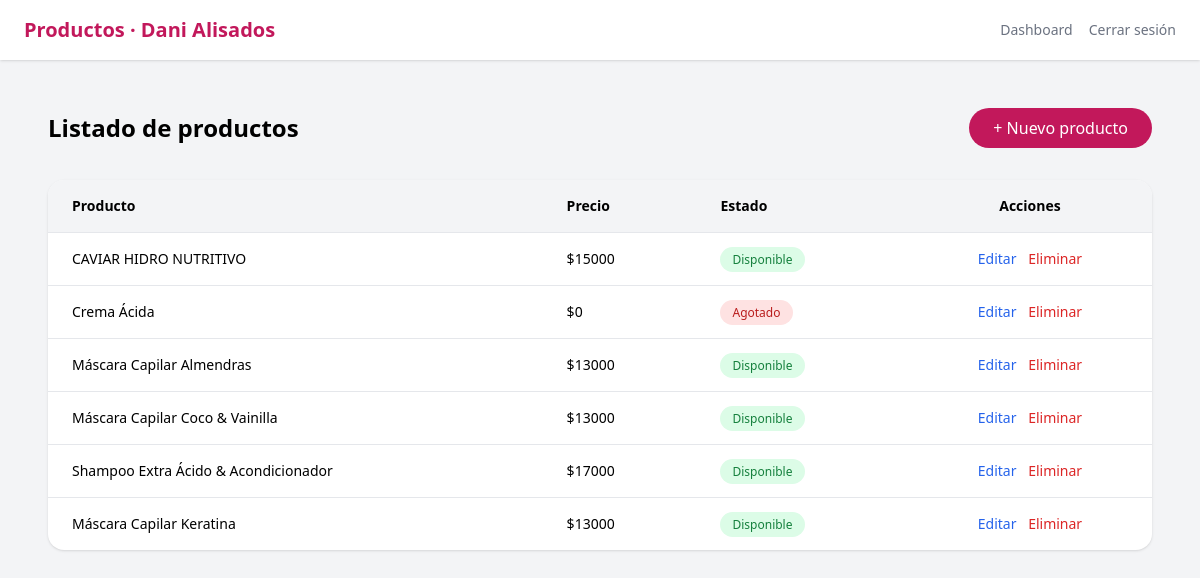
The page /dashboard/productos/ (signed in) on the database its author committed.
### productos/models.py (models this page shows, shortened)
class Producto(models.Model):
    nombre = models.CharField(max_length=100)
    descripcion = models.TextField()
    precio = models.IntegerField()
    imagen = models.ImageField(upload_to='productos/', blank=True, null=True)
    disponible = models.BooleanField(default=True)

### dashboard/views.py (the view)
# urls.py: path('productos/', views.productos_list, name='productos'),
@login_required
def productos_list(request):
    if not request.user.is_staff:
        return redirect('dashboard:productos')
    productos = Producto.objects.all()
    return render(request, 'dashboard/productos_list.html', {
        'productos': productos
    })

### dashboard/templates/dashboard/productos_list.html (shortened to what this page needs)
{% load static %}
<!DOCTYPE html>
<html lang="es">
<head>
  <script src="https://cdn.tailwindcss.com"></script>
</head>
<body class="bg-gray-100 min-h-screen">
  <header class="bg-white shadow px-6 py-4 flex justify-between items-center">
    <h1 class="text-xl font-bold text-rosa">
      Productos · Dani Alisados
    </h1>
    <div class="flex gap-4">
      <a href="{% url 'dashboard:dashboard' %}" class="text-sm text-gray-500 hover:text-rosa">
        Dashboard
      </a>
      <a href="{% url 'logout' %}" class="text-sm text-gray-500 hover:text-rosa">
        Cerrar sesión
      </a>
    </div>
  </header>
  <main class="max-w-6xl mx-auto py-12 px-6">
    <div class="flex justify-between items-center mb-8">
      <h2 class="text-2xl font-bold">Listado de productos</h2>
      <a href="{% url 'dashboard:producto_nuevo' %}"
         class="bg-rosa text-white px-6 py-2 rounded-full hover:bg-pink-700 transition">
        + Nuevo producto
      </a>
    </div>
    <div class="bg-white rounded-2xl shadow overflow-x-auto">
      <table class="min-w-full text-sm">
        <thead class="bg-gray-100">
          <tr>
            <th class="px-6 py-4 text-left">Producto</th>
            <th class="px-6 py-4 text-left">Precio</th>
            <th class="px-6 py-4 text-left">Estado</th>
            <th class="px-6 py-4 text-center">Acciones</th>
          </tr>
        </thead>
        <tbody>
          {% for producto in productos %}
          <tr class="border-t">
            <td class="px-6 py-4 font-medium">
              {{ producto.nombre }}
            </td>
            <td class="px-6 py-4">
              ${{ producto.precio }}
            </td>
            <td class="px-6 py-4">
              {% if producto.disponible %}
                <span class="bg-green-100 text-green-700 px-3 py-1 rounded-full text-xs">
                  Disponible
                </span>
              {% else %}
                <span class="bg-red-100 text-red-700 px-3 py-1 rounded-full text-xs">
                  Agotado
                </span>
              {% endif %}
            </td>
            <td class="px-6 py-4 text-center space-x-2">
              <a href="{% url 'dashboard:producto_editar' producto.pk %}"
                 class="text-blue-600 hover:underline">
                Editar
              </a>
              <a href="{% url 'dashboard:producto_eliminar' producto.pk %}"
                 class="text-red-600 hover:underline"
                 onclick="return confirm('¿Eliminar este producto?')">
                Eliminar
              </a>
            </td>
          </tr>
          {% empty %}
          <tr>
            <td colspan="4" class="text-center py-10 text-gray-400">
              No hay productos cargados
            </td>
          </tr>
          {% endfor %}
        </tbody>
      </table>
    </div>
  </main>
</body>
</html>

### rows shown on the page
Producto: nombre "CAVIAR HIDRO NUTRITIVO", precio "15000", disponible "Disponible"
Producto: nombre "Crema Ácida", precio "0", disponible "Agotado"
Producto: nombre "Máscara Capilar Almendras", precio "13000", disponible "Disponible"
Producto: nombre "Máscara Capilar Coco & Vainilla", precio "13000", disponible "Disponible"
Producto: nombre "Shampoo Extra Ácido & Acondicionador", precio "17000", disponible "Disponible"
Producto: nombre "Máscara Capilar Keratina", precio "13000", disponible "Disponible"
